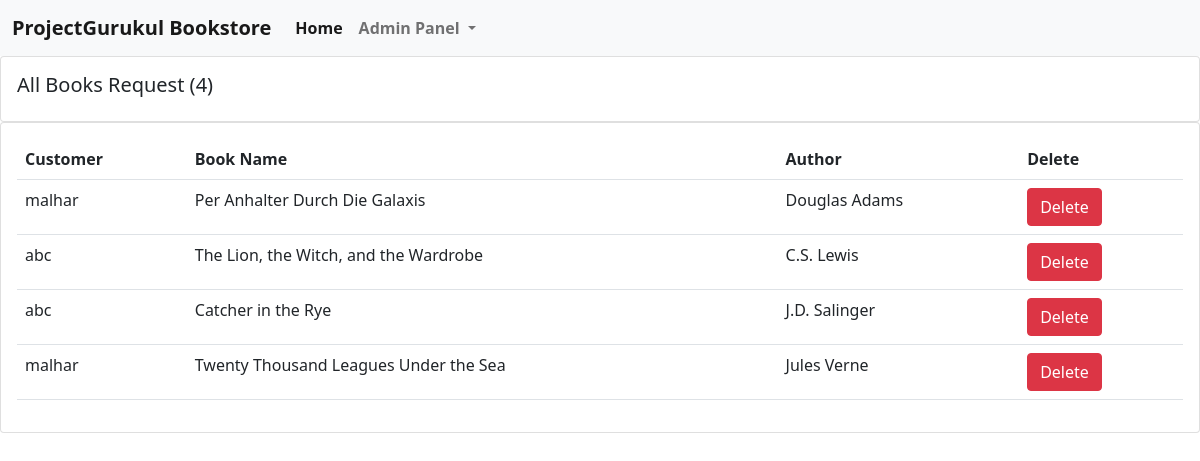
Screenshot of /see_requested_books/ with the database file from the repository.
### books/models.py (models this page shows, shortened)
class Request_Book(models.Model):
    book_name = models.CharField(max_length=100)
    author = models.CharField(max_length=100)
    user = models.ForeignKey(User, on_delete=models.CASCADE, default=1)

### books/views.py (the view)
# urls.py: path("see_requested_books/", views.see_requested_books, name="see_requested_books"),
def see_requested_books(request):
    requested_book = Request_Book.objects.all()
    requested_books_count = requested_book.count()
    return render(request, "see_requested_books.html", {'requested_book':requested_book, 'requested_books_count':requested_books_count})

### books/templates/see_requested_books.html (shortened to what this page needs)
{% extends 'admin_navbar.html' %}
{% block body %}
{% load static %}
<div class="row">
    <div class="col-md">
      <div class="card card-body">
        <h5>All Books Request ({{requested_books_count}})</h5>
      </div>
      <div class="card card-body">
        <table class="table">
          <tr>
            <th>Customer</th>
            <th>Book Name</th>
            <th>Author</th>
            <th>Delete</th>
          </tr>
          {% for i in requested_book %}
            <tr>
              <td>{{i.user}}</td>
              <td>{{i.book_name}}</td>
              <td>{{i.author}}</td>
              <td><a href="/delete_requested_books/delete_{{i.id}}/" class="btn btn-danger">Delete</a></td>
            </tr>
          {% endfor %}
        </table>
      </div>
    </div>
  </div>
  {% endblock %}

### rows the page displays
Request_Book: user "malhar", book_name "Per Anhalter Durch Die Galaxis", author "Douglas Adams"
Request_Book: user "abc", book_name "The Lion, the Witch, and the Wardrobe", author "C.S. Lewis"
Request_Book: user "abc", book_name "Catcher in the Rye", author "J.D. Salinger"
Request_Book: user "malhar", book_name "Twenty Thousand Leagues Under the Sea", author "Jules Verne"

### other values shown
{{ requested_books_count }} "4"
